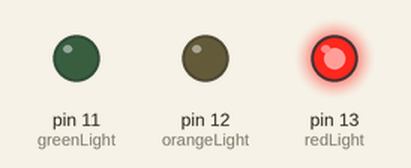
Simulated run of this sketch. Board: Arduino Uno, built with avr-gcc and run on an emulated ATmega328P. Shown: output pins drawn as LEDs (lit = HIGH).

Above: at 2.0 s.
At 4.5 s:
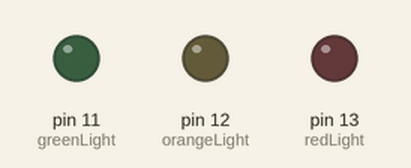
At 7.0 s:
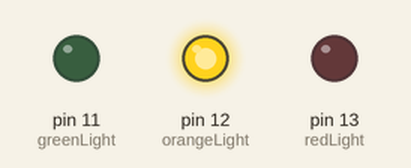
At 12.0 s:
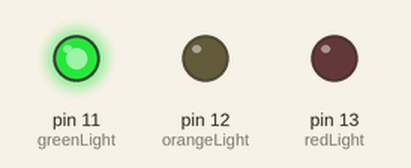
Timing chart, 0 to 19.5 s (numbered marks = the images above):
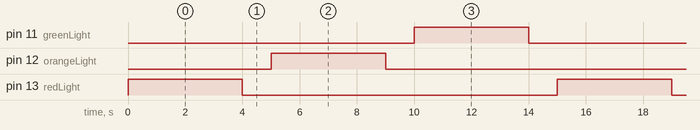

The sketch:

robot-lights-first-attempt.ino
```cpp
const int redLight = 13;
const int orangeLight = 12;
const int greenLight = 11;

void setup() {
  // put your setup code here, to run once:
  pinMode(redLight, OUTPUT);
  pinMode(orangeLight, OUTPUT);
  pinMode(greenLight, OUTPUT);

}

void loop() {
  // put your main code here, to run repeatedly:
  switchOnRedLight();
  switchOnOrangeLight();
  switchOnGreenLight();
}

void switchOnRedLight() {
  digitalWrite(redLight, HIGH);
  delay(4000);
  digitalWrite(redLight, LOW);
  delay(1000);
};


void switchOnOrangeLight() {
  digitalWrite(orangeLight, HIGH);
  delay(4000);
  digitalWrite(orangeLight, LOW);
  delay(1000);
};

void switchOnGreenLight() {
  digitalWrite(greenLight, HIGH);
  delay(4000);
  digitalWrite(greenLight, LOW);
  delay(1000);
};
```

Measured:
- by itself, pin 11 (greenLight), pin 12 (orangeLight), pin 13 (redLight): alternates HIGH for 4.0 s and LOW for 11.0 s
- by itself, everything shown: repeats every 15.0 s, in 6 steps
